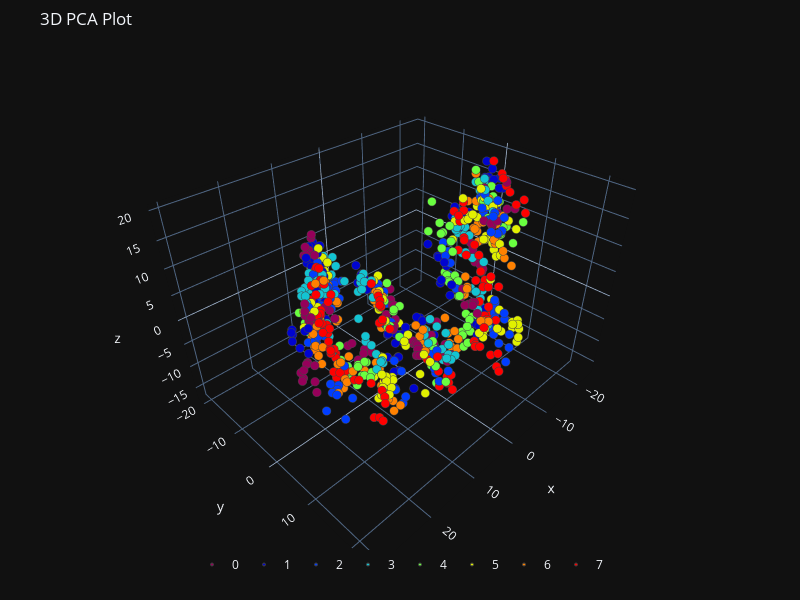

The code cell stored with this chart in its notebook:
### Code cell
plot_3d(principalComponents[:, 0],
        principalComponents[:, 1],
        principalComponents[:, 2],
        path = os.path.join(explanatory_fMRI_dir, 'pca_3d.png'),
        y = categories[subject_id],
        title="3D PCA Plot")
